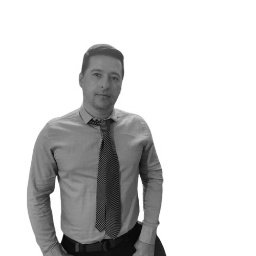
#> input picture Punto 2/Fotoperfil_b&n.jpg, 256 x 256 px, found by its file name
$ python svd.py
#> lines starting #> are read from the running program, lines starting #| are printed output that depends on the picture
import cv2
import numpy as np
import matplotlib.pyplot as plt
import os

def apply_svd(image_file, output_folder, sv_num_list, show_plots=True):
    """Applies SVD to an image and reconstructs it with varying numbers of singular values.

    Args:
        image_file (str): Path to the input image file.
        output_folder (str): Path to the output folder for saving reconstructed images.
        sv_num_list (list): List of numbers of singular values to use for reconstruction.
        show_plots (bool, optional): Whether to display the reconstructed images. Defaults to True.
    """
#> called with image_file = '/content/Fotoperfil_b&n.jpg', output_folder = '/content/Result/', show_plots = True

    # Load the image in grayscale
    img = cv2.imread(image_file, cv2.IMREAD_GRAYSCALE)
#> img is the input picture: shape (256, 256); min 5, max 255, mean 209

    # Create output folder if it doesn't exist
    os.makedirs(output_folder, exist_ok=True)

    # Perform SVD and visualize progressively reconstructed images
    for sv_num in sv_num_list:
        reconstructed_img = svd_reconstruction(img, sv_num)

        # Save the reconstructed image
        output_path = os.path.join(output_folder, f'reconstructed_svd_{sv_num}.jpg')
        cv2.imwrite(output_path, reconstructed_img)

        # Display the reconstructed image if requested
        if show_plots:
            plt.imshow(reconstructed_img, cmap='gray')
            plt.title(f'Reconstructed Image with {sv_num} Singular Values')
            plt.show()
#> this loop made 4 passes
#> pass 1, in svd_reconstruction, `u, s, v = np.linalg.svd(image, full_matrices=False)`:
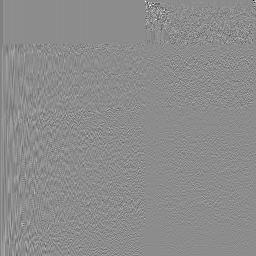
#> u: shape (256, 256) float64; min -0.918, max 0.744, mean -0.000217; drawn with min black and max white
#> pass 1, in svd_reconstruction, `u, s, v = np.linalg.svd(image, full_matrices=False)`:
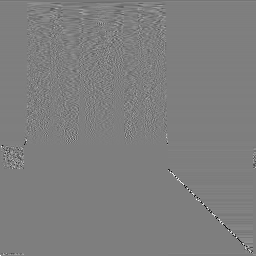
#> v: shape (256, 256) float64; min -0.987, max 0.995, mean -0.000298; drawn with min black and max white
#> pass 1, in svd_reconstruction, `reconstructed_img = np.dot(u, np.dot(np.diag(s), v))`:
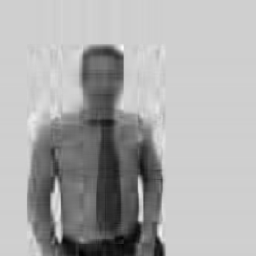
#> reconstructed_img: shape (256, 256) float64; min -13.98, max 316.7, mean 209; drawn with min black and max white
#> pass 1, in apply_svd, `reconstructed_img = svd_reconstruction(img, sv_num)`:
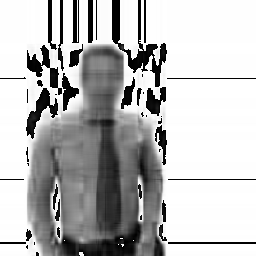
#> reconstructed_img: shape (256, 256); min 0, max 255, mean 186.9
#> pass 2, in apply_svd, `plt.show()`:
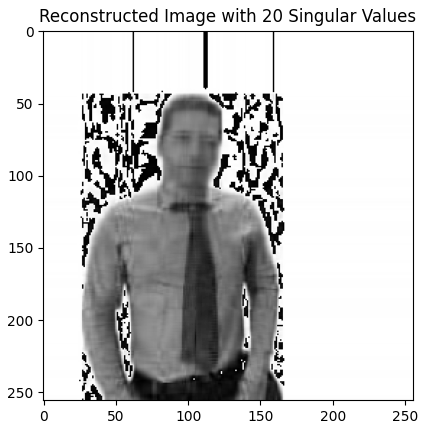
#> figure drawn by matplotlib, 1 panel

def svd_reconstruction(image, sv_num):
    """Reconstructs an image using a specified number of singular values.

    Args:
        image (numpy.ndarray): The input image.
        sv_num (int): The number of singular values to use for reconstruction.

    Returns:
        numpy.ndarray: The reconstructed image.
    """

    u, s, v = np.linalg.svd(image, full_matrices=False)
    s[sv_num:] = 0  # Keep only the first 'sv_num' singular values
    reconstructed_img = np.dot(u, np.dot(np.diag(s), v))
    return np.uint8(reconstructed_img)

# Example usage
image_file = '/content/Fotoperfil_b&n.jpg'  # Replace with your image path
output_folder = '/content/Result/'
sv_num_list = [10, 20, 50, 100]  # Adjust as needed

apply_svd(image_file, output_folder, sv_num_list)
